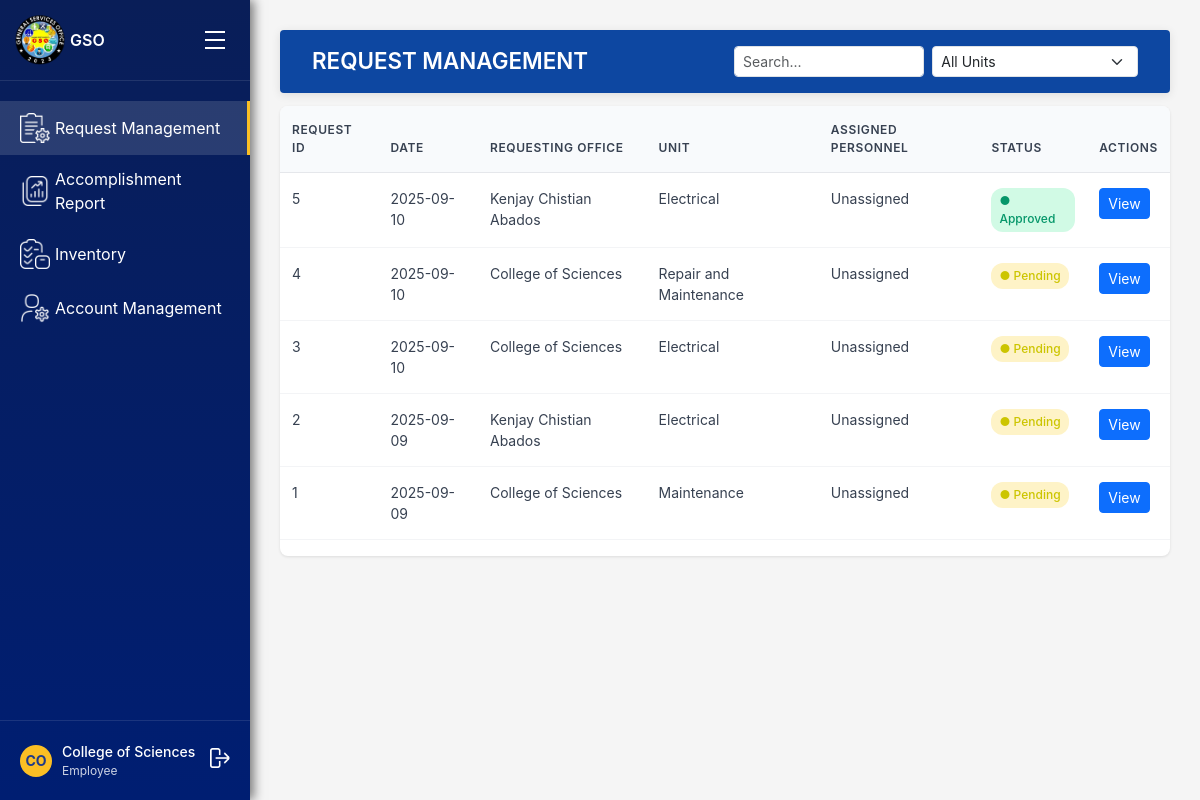
Before: /requests/gso/ (signed in) with the older database file.
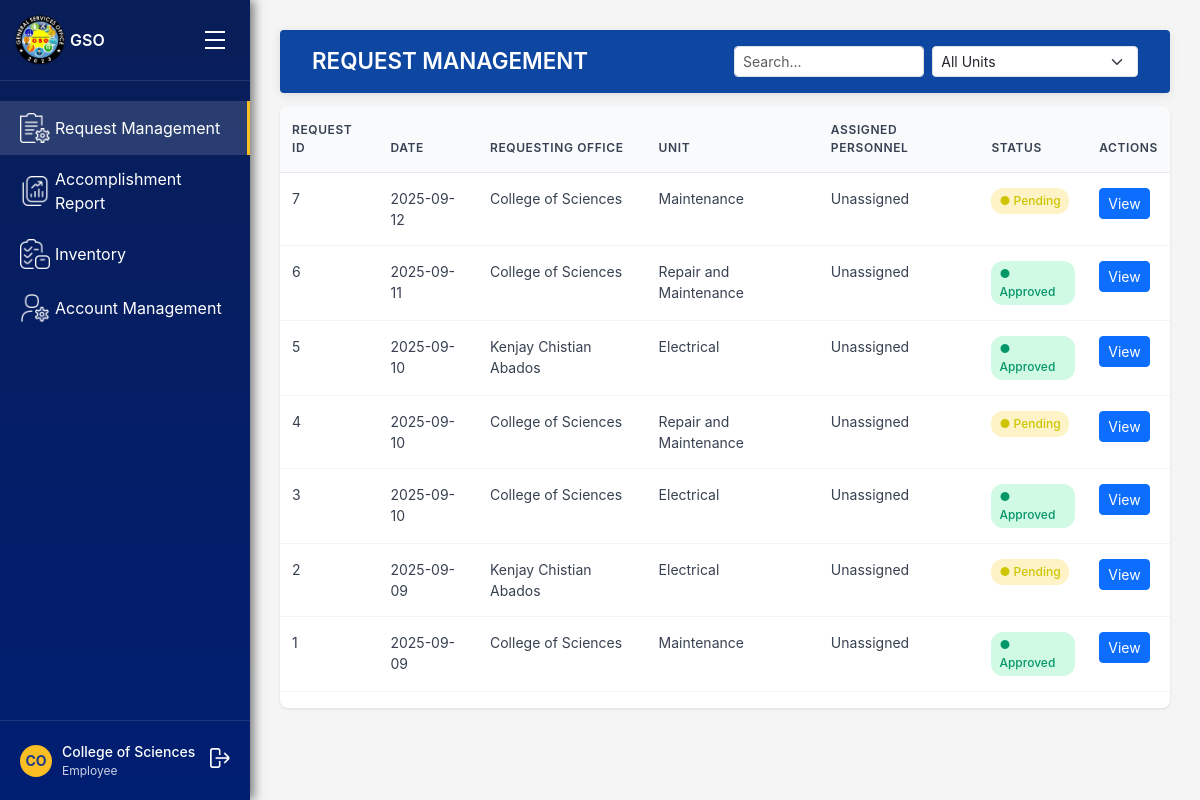
After: the same page with the newer database file.
### accounts/models.py (models this page shows)
class User(AbstractUser):
    ROLE_CHOICES = [
        ('gso', 'GSO Office'),
        ('unit_head', 'Unit Head'),
        ('personnel', 'Personnel'),
        ('employee', 'Employee'),
    ]
    UNIT_CHOICES = [
        ('admin', 'Admin'),
        ('requestor', 'Requestor'),
        ('maintenance', 'Maintenance'),
        ('electrical', 'Electrical'),
        ('utilities', 'Utilities'),
        ('motorpool', 'Motorpool'),
    ]
    STATUS_CHOICES = [
        ('active', 'Active'),
        ('inactive', 'Inactive'),
    ]
    account_status = models.CharField(max_length=10, choices=STATUS_CHOICES, default='active')
    role = models.CharField(max_length=20, choices=ROLE_CHOICES)
    unit = models.CharField(max_length=50, choices=UNIT_CHOICES, default='unassigned')

### requests/models.py (models this page shows)
class ServiceRequest(models.Model):
    UNIT_CHOICES = [
        ('maintenance', 'Maintenance'),
        ('utility', 'Utility'),
        ('electrical', 'Electrical'),
        ('motorpool', 'Motorpool'),
    ]
    requestor = models.ForeignKey(
        settings.AUTH_USER_MODEL,
        on_delete=models.CASCADE,
        related_name='requests'
    )
    unit = models.CharField(max_length=50, choices=UNIT_CHOICES)
    description = models.TextField()
    status = models.CharField(default='Pending', max_length=20)
    created_at = models.DateTimeField(auto_now_add=True)

### requests/views.py (the view)
# urls.py: path('gso/', views.request_management, name='gso-dashboard'),
@login_required
def request_management(request):
    requests_qs = ServiceRequest.objects.select_related("requestor").all().order_by("-created_at")
    search_query = request.GET.get("user_status")
    if search_query:
        requests_qs = requests_qs.filter(
            requestor__username__icontains=search_query
        )
    unit_filter = request.GET.get("unit")
    if unit_filter:
        requests_qs = requests_qs.filter(unit=unit_filter)
    context = {
        "user_role": request.user.role,
        "requests": requests_qs,
    }
    return render(request, "gso_office/request_management/request_management.html", context)

### templates/gso_office/request_management/request_management.html (shortened to what this page needs)
{% extends "gso_office/gso_base_dashboard.html" %}
{% block main_content %}
<div class="header d-flex align-items-center justify-content-between">
  <h1 class="page-title">REQUEST MANAGEMENT</h1>
  <form method="get" class="d-flex gap-2">
    <input
      type="text"
      name="user_status"
      class="form-control form-control-sm"
      placeholder="Search..."
      value="{{ request.GET.user_status }}"
    >
    <select name="unit" class="form-select form-select-sm" onchange="this.form.submit()">
      <option value="">All Units</option>
    </select>
  </form>
</div>
<div class="table-container table-responsive">
  <table class="table">
    <thead>
      <tr>
        <th>REQUEST ID</th>
        <th>DATE</th>
        <th>REQUESTING OFFICE</th>
        <th>UNIT</th>
        <th>ASSIGNED PERSONNEL</th>
        <th>STATUS</th>
        <th>ACTIONS</th>
      </tr>
    </thead>
    <tbody>
      {% for req in requests %}
      <tr>
        <td>{{ req.id }}</td>
        <td>{{ req.created_at|date:"Y-m-d" }}</td>
        <td>{{ req.requestor.get_full_name|default:req.requestor.username }}</td>
        <td>{{ req.get_unit_display }}</td>
        <td>{{ req.assigned_personnel.get_full_name|default:"Unassigned" }}</td>
        <td>
          {% if req.status == "Pending" %}
            <span class="status-badge status-pending">● Pending</span>
          {% elif req.status == "Approved" %}
            <span class="status-badge status-approved">● Approved</span>
          {% else %}
            <span class="status-badge">{{ req.status }}</span>
          {% endif %}
        </td>
        <td>
          <button class="btn btn-sm btn-primary"
            onclick="openModal('{{ req.id }}', '{{ req.created_at|date:"Y-m-d" }}', '{{ req.requestor.department }}', '{{ req.get_unit_display }}', '{{ req.description|escapejs }}', '{{ req.status }}')">
            View
          </button>
        </td>
      </tr>
      {% empty %}
      <tr>
        <td colspan="7" class="text-center">No requests found.</td>
      </tr>
      {% endfor %}
    </tbody>
  </table>
</div>
{% endblock %}

### templates/gso_office/gso_base_dashboard.html (shortened to what this page needs)
{% load static %}
<!DOCTYPE html>
<html lang="en">
<head>
  <link href="https://cdn.jsdelivr.net/npm/bootstrap@5.3.3/dist/css/bootstrap.min.css" rel="stylesheet">
  <link rel="stylesheet" href="{% static 'css/gso_dashboard.css' %}" />
</head>
<body>
    <div class="sidebar" id="sidebar">
        <div class="logo-section">
            <div class="logo">
                <img src="{% static 'images/gso_logo.png' %}" alt="General Services Office Logo">
            </div>
            <span style="font-weight: 600;">GSO</span>
            <div class="hamburger" id="sidebarToggle">
                <div class="bar"></div>
                <div class="bar"></div>
                <div class="bar"></div>
            </div>
        </div>
    {% url 'request_management' as request_management_url %}
    {% url 'accomplishment_report' as accomplishment_report_url %}
    {% url 'gso_inventory' as gso_inventory_url %}
    {% url 'account_management' as account_management_url %}
    <div class="nav-menu">
        <a href="{{ request_management_url }}" class="nav-link">
            <div class="nav-item {% if request.path == request_management_url or request.path == '/requests/gso/' %}active{% endif %}">
                <div class="nav-icon">
                    <img src="{% static 'images/gso_office/request_icon.png' %}" alt="Request Management">
                </div>
                <span>Request Management</span>
            </div>
        </a>
        <a href="{{ accomplishment_report_url }}" class="nav-link">
            <div class="nav-item {% if request.path == accomplishment_report_url %}active{% endif %}">
                <div class="nav-icon">
                    <img src="{% static 'images/gso_office/report_icon.png' %}" alt="Accomplishment Report">
                </div>
                <span>Accomplishment Report</span>
            </div>
        </a>
        <a href="{{ gso_inventory_url }}" class="nav-link">
            <div class="nav-item {% if request.path == gso_inventory_url %}active{% endif %}">
                <div class="nav-icon">
                    <img src="{% static 'images/unit_head/inventory_icon.png' %}" alt="Inventory">
                </div>
                <span>Inventory</span>
            </div>
        </a>
        <a href="{{ account_management_url }}" class="nav-link">
            <div class="nav-item {% if request.path == account_management_url %}active{% endif %}">
                <div class="nav-icon">
                    <img src="{% static 'images/gso_office/account_icon.png' %}" alt="Account Management">
                </div>
                <span>Account Management</span>
            </div>
        </a>
    </div>
    <div class="user-section">
        <div class="user-avatar">
            {{ user.first_name|default:user.username|slice:":2"|upper }}
        </div>
        <div class="user-info">
            <div class="user-name">{{ user.get_full_name|default:user.username }}</div>
            <div class="user-role">{{ user.get_role_display }}</div>
        </div>
        <div class="logout-icon" style="margin-left: auto; cursor: pointer;">
            <form method="post" action="{% url 'logout' %}" style="display: inline;">
                <button type="submit" style="background: none; border: none; color: inherit; cursor: pointer;">
                    <img src="{% static 'images/logout.png' %}" alt="Logout">
                </button>
            </form>
        </div>
    </div>
</div>
<div class="main-content">
    {% block main_content %}{% endblock %}
</div>
</body>
</html>

### static/css/gso_dashboard.css (style rules this page uses)
* { margin: 0; padding: 0; box-sizing: border-box; }
body { font-family: -apple-system, BlinkMacSystemFont, 'Segoe UI', Roboto, sans-serif; background-color: #f5f5f5; display: flex; min-height: 100vh; }
.sidebar { width: 250px; background: linear-gradient(180deg, #091e58 0%, #001e72 100%); color: white; display: flex; flex-direction: column; position: fixed; height: 100vh; left: 0; top: 0; box-shadow: 4px 0 10px rgba(0, 0, 0, 0.5); transition: width 0.3s ease, transform 0.3s ease; }
.logo-section { padding: 20px; display: flex; align-items: center; gap: 10px; border-bottom: 1px solid rgba(255, 255, 255, 0.1); }
.logo { width: 40px; height: 40px; background: #fbbf24; border-radius: 50%; display: flex; align-items: center; justify-content: center; font-weight: bold; color: #1e3a8a; }
.nav-menu { flex: 1; padding: 20px 0; }
.nav-item { display: flex; align-items: center; padding: 12px 20px; cursor: pointer; transition: background-color 0.2s; gap: 5px; }
.nav-item.active { background-color: rgba(233, 233, 233, 0.15); border-right: 3px solid #fbbf24; }
.nav-icon img { width: 30px; height: auto; object-fit: contain; display: block; }
.nav-link { text-decoration: none; color: inherit; display: block; }
.user-section { padding: 20px; border-top: 1px solid rgba(255, 255, 255, 0.1); display: flex; align-items: center; gap: 10px; }
.user-avatar { width: 32px; height: 32px; background: #fbbf24; border-radius: 50%; display: flex; align-items: center; justify-content: center; font-weight: bold; color: #1e3a8a; font-size: 14px; }
.user-info { flex: 1; }
.user-name { font-size: 14px; font-weight: 500; }
.user-role { font-size: 12px; opacity: 0.8; }
.logout-icon img { width: 20px; height: auto; object-fit: contain; display: block; }
.main-content { flex: 1; margin-left: 250px; padding: 30px; transition: margin-left 0.3s ease; }
.header { position: sticky; top: 0; left: 0; right: 0; z-index: 1100; background: #0d47a1; color: #fff; padding: 1rem 2rem; margin-bottom: 0.8rem; border-radius: 4px; box-shadow: 0 2px 10px rgba(0,0,0,0.1); display: flex; justify-content: space-between; align-items: center; }
.page-title { font-size: 1.4rem; font-weight: 600; margin: 0; color: #fff; }
.header input.form-control-sm, .header select.form-select-sm { min-width: 160px; }
.table-container { background: white; border-radius: 8px; box-shadow: 0 1px 3px rgba(0, 0, 0, 0.1); overflow: hidden; }
.table { width: 100%; border-collapse: collapse; }
.table th { background-color: #f8fafc; padding: 15px 12px; text-align: left; font-weight: 600; font-size: 12px; color: #374151; text-transform: uppercase; letter-spacing: 0.05em; border-bottom: 1px solid #e5e7eb; }
.table td { padding: 15px 12px; border-bottom: 1px solid #f3f4f6; font-size: 14px; color: #374151; }
.status-badge { padding: 4px 8px; border-radius: 12px; font-size: 12px; font-weight: 500; display: inline-block; }
.status-pending { background-color: #fef3c7; color: #ccc500; }
.status-approved { background-color: #d1fae5; color: #059669; }
.logo img { width: 50px; height: auto; }
.hamburger { margin-left: auto; cursor: pointer; padding: 5px; display: flex; flex-direction: column; cursor: pointer; padding: 5px; }
.hamburger .bar { width: 20px; height: 2px; background-color: white; margin: 3px 0; }

Changed rows visible on the page:
added ServiceRequest: id "7", created_at "2025-09-12", requestor.get_full_name "College of Sciences", unit "Maintenance", assigned_personnel.get_full_name "Unassigned", status "● Pending"
added ServiceRequest: id "6", created_at "2025-09-11", requestor.get_full_name "College of Sciences", unit "Repair and Maintenance", assigned_personnel.get_full_name "Unassigned", status "● Approved"
changed ServiceRequest id 3: status "● Pending" → "● Approved"
changed ServiceRequest id 1: status "● Pending" → "● Approved"
